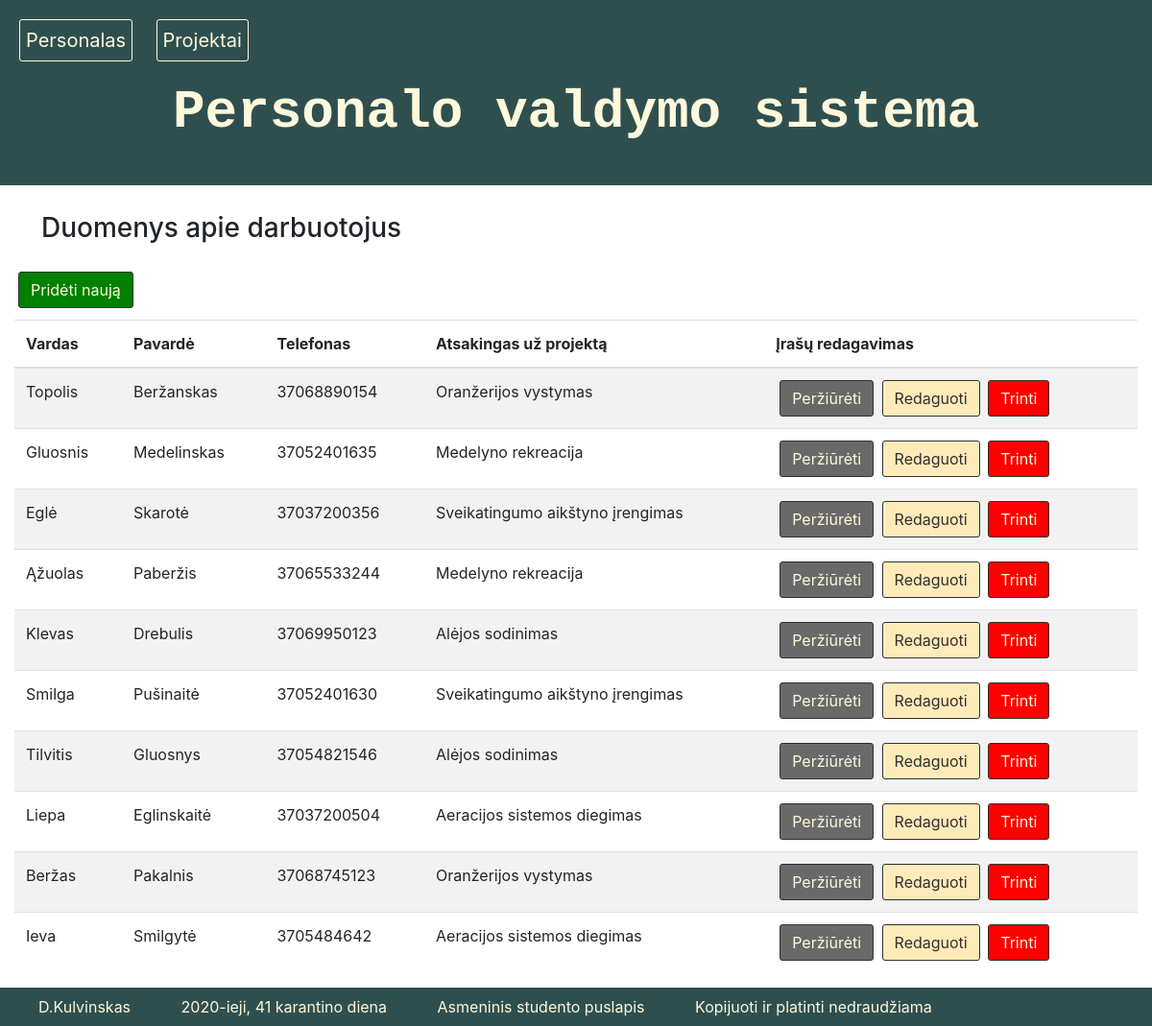
The page / on the database its author committed.
### tables this page shows
CREATE TABLE `personalas` (
  `person_id` int(11) NOT NULL COMMENT 'unikalus id numeris',
  `Vardas` varchar(255) NOT NULL COMMENT 'Darbuotojo vardas',
  `Pavardė` varchar(255) NOT NULL COMMENT 'Darbuotojo pavardė',
  `Telefonas` varchar(13) DEFAULT NULL COMMENT 'Kontaktinis telefonas su valstybes kodu. Pvz.: 37065044444',
  `pro_id` int(11) NOT NULL COMMENT 'Unikalus priskirto projekto ID'
);

### index.php (the view, shortened to what this page needs)
<!DOCTYPE html>
<html lang="lt">
<head>
    <link rel="stylesheet" href="https://stackpath.bootstrapcdn.com/bootstrap/4.4.1/css/bootstrap.min.css">
    <link rel="stylesheet" href="css/style.css">
</head>
<?php
    $servername = "localhost";
    $username = "root";
    $password = "mysql";
    $dbname = "personalo_vs_db";
    $jungtis = @new mysqli($servername, $username, $password, $dbname);
?>
<body>
    <header>
        <a href="index.php">Personalas</a>
        <a href="pro_index.php">Projektai</a>
        <h1>Personalo valdymo sistema </h1>
    </header>
    <main>
        <div class="col-lg-12">
            <h3>Duomenys apie darbuotojus</h3><a href="add.php?action=add" class="btn btn-xs add">Pridėti naują</a>
            <div class="table-responsive">
                <table class="table table-striped">
                    <thead>
                        <tr>
                            <th>Vardas</th>
                            <th>Pavardė</th>
                            <th>Telefonas</th>
                            <th>Atsakingas už projektą</th>
                            <th>Įrašų redagavimas</th>
                        </tr>
                    </thead>
                    <tbody>
                        <?php
                        $query = 'SELECT person_id, Vardas, Pavardė, Telefonas,
                        (SELECT Pavadinimas FROM projektai WHERE personalas.pro_id = projektai.pro_id) as Projektas
                        FROM personalas
                        ORDER BY person_id';
                        $result = mysqli_query($jungtis, $query) or die (mysqli_error($jungtis));
                        while ($row = mysqli_fetch_assoc($result)) {
                            echo '<tr>';
                            echo '<td>'. $row['Vardas'].'</td>';
                            echo '<td>'. $row['Pavardė'].'</td>';
                            echo '<td>'. $row['Telefonas'].'</td>';
                            echo '<td>'. $row['Projektas'].'</td>';
                            echo '<td> <a class="btn btn-xs view" href="view.php?action=edit & id='.$row['person_id'] . '" > Peržiūrėti </a> ';
                            echo ' <a class="btn btn-xs edit" href="edit.php?action=edit & id='.$row['person_id'] . '"> Redaguoti </a> ';
                            echo ' <a class="btn btn-xs delete" href="delete.php?type=personalas&delete & id=' . $row['person_id'] . '"> Trinti </a> </td>';
                            echo '</tr> ';
                        }
                        ?>
                    </tbody>
                </table>
            </div>
        </div>
    </main>
    <footer>
        <div>
            D.Kulvinskas
        </div>
        <div>
            2020-ieji, 41 karantino diena
        </div>
        <div>
            <a href="http://donatas.site">Asmeninis studento puslapis</a>
        </div>
        <div>
            Kopijuoti ir platinti nedraudžiama
        </div>
    </footer>
</body>
</html>

### css/style.css (style rules this page uses)
header { background-color: darkslategray; color: cornsilk; }
header a { display: inline-block; color: cornsilk; padding: 0.3em; margin: 1em 0 1em 1em; font-size: 20px; border: 1px solid cornsilk; border-radius: 3px; }
header h1 { padding-bottom: 0.75em; text-align: center; font-size: 3.5rem; font-family: 'Courier New', Courier, monospace; font-weight: 700; }
main h3 { display: block; margin: 1em; }
table { margin-top: 0.75em; }
footer { background-color: darkslategray; color: cornsilk; }
footer div { display: inline-block; margin-left: 2em; padding: 0.5em; }
footer div a { text-decoration: none; color: cornsilk; }
.view { display: inline-block; background: dimgray; color: cornsilk; margin-left: 0.25em; font-size: 16px; border: 1px solid rgb(50, 49, 49);; border-radius: 3px; }
.edit { display: inline-block; background: rgb(255, 235, 185); color: rgb(50, 49, 49); margin-left: 0.25em; font-size: 16px; border: 1px solid rgb(50, 49, 49);; border-radius: 3px; }
.delete { display: inline-block; background: red; color: cornsilk; margin-left: 0.25em; font-size: 16px; border: 1px solid rgb(50, 49, 49);; border-radius: 3px; }
.add { display: inline-block; background: green; color: cornsilk; margin-left: 0.25em; font-size: 16px; border: 1px solid rgb(50, 49, 49);; border-radius: 3px; }

### rows shown on the page
personalas: Vardas "Topolis", Pavardė "Beržanskas", Telefonas "37068890154", Projektas "Oranžerijos vystymas"
personalas: Vardas "Gluosnis", Pavardė "Medelinskas", Telefonas "37052401635", Projektas "Medelyno rekreacija"
personalas: Vardas "Eglė", Pavardė "Skarotė", Telefonas "37037200356", Projektas "Sveikatingumo aikštyno įrengimas"
personalas: Vardas "Ąžuolas", Pavardė "Paberžis", Telefonas "37065533244", Projektas "Medelyno rekreacija"
personalas: Vardas "Klevas", Pavardė "Drebulis", Telefonas "37069950123", Projektas "Alėjos sodinimas"
personalas: Vardas "Smilga", Pavardė "Pušinaitė", Telefonas "37052401630", Projektas "Sveikatingumo aikštyno įrengimas"
personalas: Vardas "Tilvitis", Pavardė "Gluosnys", Telefonas "37054821546", Projektas "Alėjos sodinimas"
personalas: Vardas "Liepa", Pavardė "Eglinskaitė", Telefonas "37037200504", Projektas "Aeracijos sistemos diegimas"
personalas: Vardas "Beržas", Pavardė "Pakalnis", Telefonas "37068745123", Projektas "Oranžerijos vystymas"
personalas: Vardas "Ieva", Pavardė "Smilgytė", Telefonas "3705484642", Projektas "Aeracijos sistemos diegimas"
